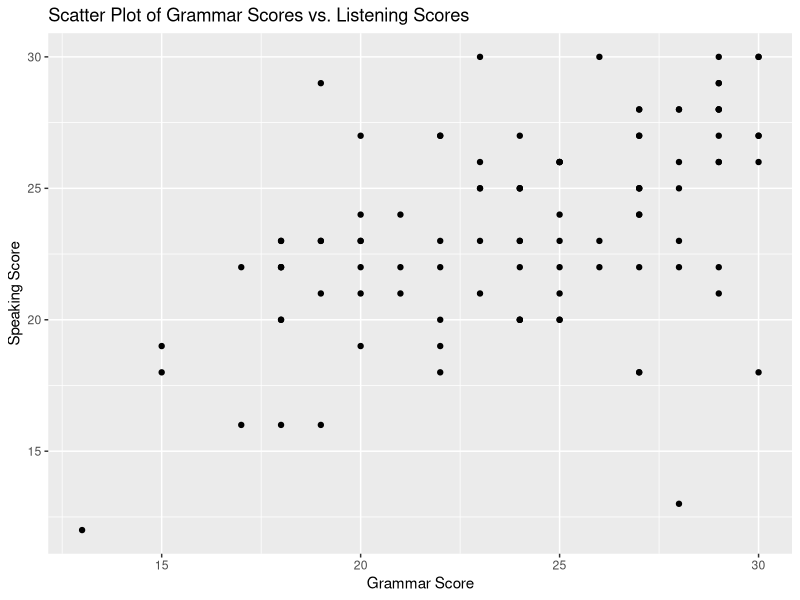

Reproduce this figure in R.
# Let's say we have an excel file containing 100 scores of grammar and speaking.
# The dataset is in the repo.
# Then, we want to check whether they are correlated with one another.
 

#if not installed these libraries, please install them first and then load them.
# install.packages ("readxl") install.packages ("ggplot2") # install.packages("stats")
library(readxl) # a library for reading excel files
library(ggplot2) # a library for visualization
library(stats) # # a library for data analysis

# Read the Excel file (CorrelationData.xlsx with two columns named gr_Score 
# and sp_Score) into a data frame.

data <- read_excel("CorrelationData.xlsx")

#First, we check the Descriptive Stats. and visualize the relationship between
# grammar scores and speaking scores.

# Descriptive statistics
summary(data) # It shows Min, 1st Qu, Median, Mean, 3rd Qu., and Max

# Scatter plot
ggplot(data, aes(x = gr_Score, y = sp_Score)) +
  geom_point() +
  labs(title = "Scatter Plot of Grammar Scores vs. Listening Scores",
       x = "Grammar Score", y = "Speaking Score")

# Correlation Analaysis
# Now, we calculate the correlation coefficient between grammar scores and 
# speaking scores. 

correlation <- cor(data$gr_Score, data$sp_Score)

# Print the correlation coefficient
print(paste("Correlation Coefficient:", correlation)) 
# output: "Correlation Coefficient: 0.504050860415546"


